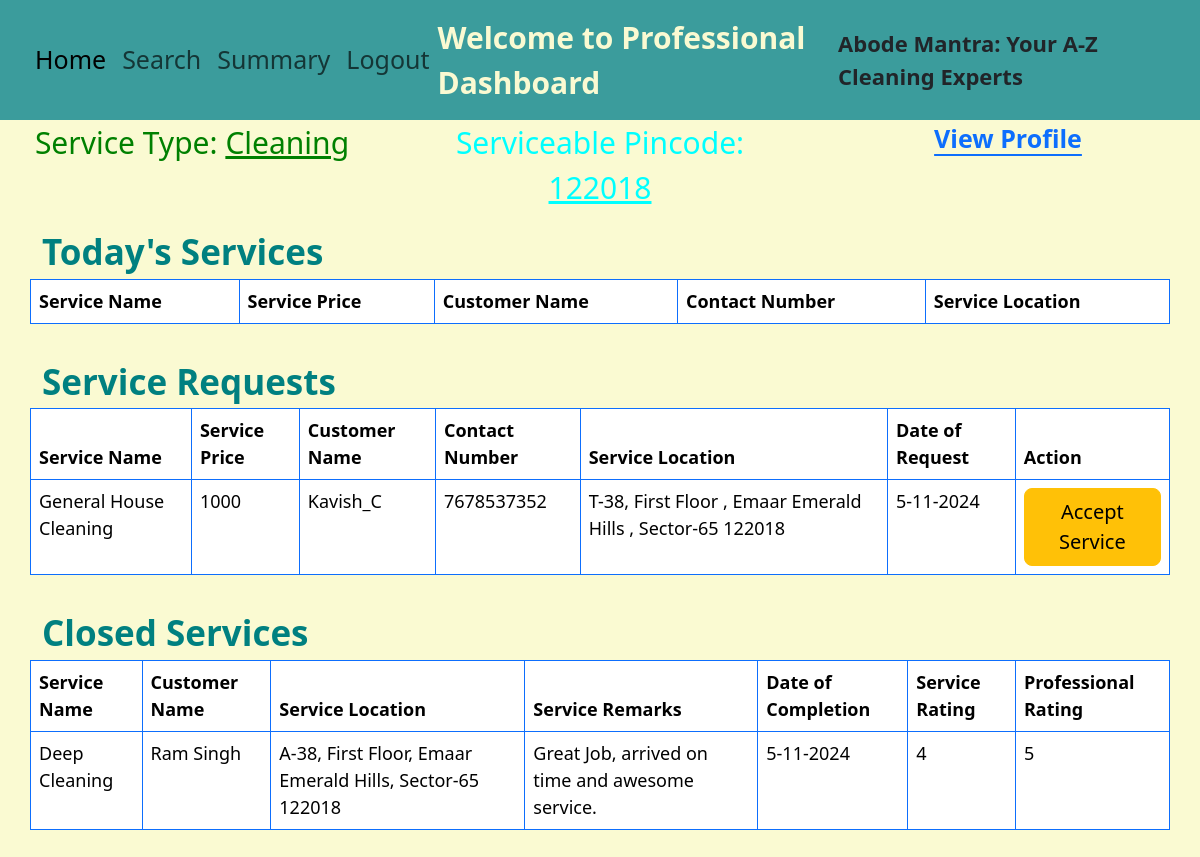
The app's page /pro/home/1 with its own data.
### application/models.py (models this page shows)
class Professional(db.Model):
    __tablename__="professional"
    pro_id=db.Column(db.Integer, primary_key=True, autoincrement=True)
    pro_name=db.Column(db.String(), nullable=False)
    pro_contact_no=db.Column(db.Integer)
    pro_email=db.Column(db.String(), nullable=False, unique=True)
    pro_password=db.Column(db.String(), nullable=False)
    pro_service_type=db.Column(db.String(), nullable=False)
    pro_exp=db.Column(db.Integer, nullable=False)
    pro_pincode=db.Column(db.Integer, nullable=False)
    pro_status=db.Column(db.String())
    serv_req_pro=db.Relationship('ServiceRequest',backref='srp')

class Service(db.Model):
    __tablename__="service"
    service_id=db.Column(db.Integer, primary_key=True, autoincrement=True)
    service_type=db.Column(db.String(), nullable=False)
    service_name=db.Column(db.String(), nullable=False, unique=True)
    service_price=db.Column(db.Integer, nullable=False)
    service_duration=db.Column(db.Integer, nullable=False)
    service_desc=db.Column(db.String())
    service_req=db.Relationship('ServiceRequest',backref='sr',cascade='delete')

class Customer(db.Model):
    __tablename__="customer"
    customer_id=db.Column(db.Integer, primary_key=True, autoincrement=True)
    customer_name=db.Column(db.String(), nullable=False)
    customer_contact_no=db.Column(db.Integer, nullable=False)
    customer_email=db.Column(db.String(), nullable=False, unique=True)
    customer_password=db.Column(db.String(),nullable=False)
    customer_address=db.Column(db.String(),nullable=False)
    customer_pincode=db.Column(db.Integer,nullable=False)
    customer_status=db.Column(db.String())
    customer_req=db.Relationship('ServiceRequest',backref='cr')

class ServiceRequest(db.Model):
    __tablename__="servicerequest"
    sr_id=db.Column(db.Integer, primary_key=True, autoincrement=True)
    service_id=db.Column(db.Integer, db.ForeignKey('service.service_id'))
    customer_id=db.Column(db.Integer, db.ForeignKey('customer.customer_id'))
    pro_id=db.Column(db.Integer, db.ForeignKey('professional.pro_id'))
    date_of_req=db.Column(db.String(), nullable=False)
    date_of_comp=db.Column(db.String())
    service_status=db.Column(db.String(), nullable=False)
    service_remarks=db.Column(db.String())
    service_rating=db.Column(db.Integer)
    pro_rating=db.Column(db.Integer)

### application/controllers.py (the view)
@app.route('/pro/home/<int:pro_id>',methods=["GET"])
def pro_home(pro_id):
    if request.method=='GET':
        p_data=Professional.query.filter(Professional.pro_id==pro_id).first()
        serv_type=p_data.pro_service_type
        pro_stat=p_data.pro_status
        s1=ServiceRequest.query.filter(ServiceRequest.service_status=="Requested").all()
        s2=ServiceRequest.query.filter(ServiceRequest.service_status=="Closed").all()
        s3=ServiceRequest.query.filter(ServiceRequest.service_status=="Accepted").all()
        serv_req_list=[]
        serv_close_list=[]
        serv_acc_list=[]
        for x in s1:
            if x.sr.service_type==serv_type and p_data.pro_pincode==x.cr.customer_pincode and pro_stat=='Active':
                if x.srp is None:
                    serv_req_list.append([x.sr_id,x.sr.service_name,x.sr.service_price,x.cr.customer_name,x.cr.customer_contact_no,x.cr.customer_address,x.cr.customer_pincode,x.date_of_req])
        for y in s2:
            if y.sr.service_type==serv_type and y.srp.pro_id==pro_id:
                serv_close_list.append([y.sr.service_name,y.cr.customer_name,y.cr.customer_address,y.cr.customer_pincode,y.service_remarks,y.date_of_comp,y.service_rating,y.pro_rating])
        for z in s3:
            if z.srp is None:
                serv_acc_list.append(None)
            else:
                if z.sr.service_type==serv_type and z.srp.pro_id==pro_id:
                    serv_acc_list.append([z.sr_id,z.sr.service_name,z.sr.service_price,z.cr.customer_name,z.cr.customer_contact_no,z.cr.customer_address,z.cr.customer_pincode])
        return render_template('home_professional.html',pid=pro_id,pro_data=p_data,serv_reqs=serv_req_list,serv_hist=serv_close_list,serv_acc=serv_acc_list)

### templates/home_professional.html (shortened to what this page needs)
<!DOCTYPE html>
<html lang="en">
<head>
  <link rel="stylesheet" href="/static/bootstrap/css/bootstrap.min.css">
</head>
<body style="background-color:lightgoldenrodyellow">
  <nav class="navbar navbar-expand-lg col-md-12" style="background-color:#3B9C9C; font-size: 25px; padding: 15px;">
    <div class="container-fluid">
      <ul class="navbar-nav">
        <li class="nav-item">
          <a class="nav-link active" href="{{url_for('pro_home',pro_id=pid)}}">Home</a>
        </li>
        {% if pro_data.pro_status=='Active' %}
          <li class="nav-item">
            <a class="nav-link" href="/pro/search/{{pid}}">Search</a>
        {% else %}
          <li class="nav-item">
            <a class="nav-link disabled" aria-disabled="true" href="/pro/search{{pid}}">Search</a>
        {% endif %}
        </li>
        {% if pro_data.pro_status=='Active' %}
        <li class="nav-item">
          <a class="nav-link" href="{{ url_for('pro_summary',pro_id=pid)}}">Summary</a>
        {% else %}
        <li class="nav-item">
          <a class="nav-link disabled" aria-disabled="true" href="{{ url_for('pro_summary',pro_id=pid)}}">Summary</a>
        {% endif %}
        </li>
        <li class="nav-item">
          <a class="nav-link" href="/">Logout</a>
        </li>
      </ul>
      <p class="mb-0" style="color:lightgoldenrodyellow; font-size:30px; font-weight:bold;">Welcome to Professional Dashboard</p>
      <p class="mb-0" style="font-size:22px; font-weight:bold;">Abode Mantra: Your A-Z Cleaning Experts</p>
    </div>
  </nav>
  <div class="row">
    <div class="col-4">
      <p class="mb-0 text-center" style="color:green; font-size:30px;">Service Type: <u>{{pro_data.pro_service_type}}</u></p>
    </div>
    <div class="col-4">
      <p class="mb-0 text-center" style="color:cyan; font-size:30px;">Serviceable Pincode: <u>{{pro_data.pro_pincode}}</u></p>
    </div>
    <div class="col-4">
      {% if pro_data.pro_status=='Active' %}
        <p class="text-center"><a href="/pro/profile/{{pro_data.pro_id}}"
            class="link-priamry link-offset-2 link-underline-opacity-100 link-underline-opacity-100-hover"
            style="font-size:25px; font-weight: bold;">View Profile</a></p>
      {% else %}
        <p class="text-center"><a href="{{url_for('pro_home',pro_id=pid)}}"
          class="link-danger link-offset-2 link-underline-opacity-100 link-underline-opacity-100-hover"
          style="font-size:25px; font-weight: bold;">View Profile</a></p>
      {% endif %}
    </div>
  </div>
  <div class="container">
    <div class="row my-3">
      <p class="mb-0" style="color:teal; font-size:35px; font-weight:bold;">Today's Services</p>
      <table class="table table-hover table-bordered border-primary">
        <thead>
          <th>Service Name</th>
          <th>Service Price</th>
          <th>Customer Name</th>
          <th>Contact Number</th>
          <th>Service Location</th>
        </thead>
      </table>
    </div>
    <div class="row my-3">
      {% if serv_reqs %}
        <p class="mb-0" style="color:teal; font-size:35px; font-weight:bold;">Service Requests</p>
        <table class="table table-hover table-bordered border-primary">
          <thead>
            <th>Service Name</th>
            <th>Service Price</th>
            <th>Customer Name</th>
            <th>Contact Number</th>
            <th>Service Location</th>
            <th>Date of Request</th>
            <th>Action</th>
          </thead>
          {% for y in serv_reqs %}
          <tr>
            <td>{{y[1]}}</td>
            <td>{{y[2]}}</td>
            <td>{{y[3]}}</td>
            <td>{{y[4]}}</td>
            <td>{{y[5]}}
              {{y[6]}}
            </td>
            <td>{{y[7]}}</td>
            <td>
              <div class="btn-group" role="group">
                <a href="/pro/{{pid}}/service/accept/{{y[0]}}"><button type="button" class="btn btn-lg btn-warning">Accept Service</button></a>
              </div>
            </td>
          </tr>
          {% endfor %}
        </table>
      {% else %}
        <p class="display-3 text-center">You have been Blocked by Admin</p>
        <p class="display-5 text-center">Contact Admin at kavish2k@gmail.com</p>
      {% endif %}
    </div>
    <div class="row my-3">
      <p class="mb-0" style="color:teal; font-size:35px; font-weight:bold;">Closed Services</p>
      <table class="table table-hover table-bordered border-primary">
        <thead>
          <th>Service Name</th>
          <th>Customer Name</th>
          <th>Service Location</th>
          <th>Service Remarks</th>
          <th>Date of Completion</th>
          <th>Service Rating</th>
          <th>Professional Rating</th>
        </thead>
        {% for x in serv_hist %}
          <tr>
            <td>{{x[0]}}</td>
            <td>{{x[1]}}</td>
            <td>{{x[2]}} {{x[3]}}</td>
            <td>{{x[4]}}</td>
            <td>{{x[5]}}</td>
            <td>{{x[6]}}</td>
            <td>{{x[7]}}</td>
          </tr>
        {% endfor %}
      </table>
    </div>
  </div>
</body>
</html>

### templates/home_professional.html (style rules this page uses)
table { font-size: 18px; }

### records on screen
Professional: pro_service_type "Cleaning", pro_pincode "122018"
Service: service_name "General House Cleaning", service_price "1000"
Customer: customer_name "Kavish_C", customer_contact_no "7678537352", customer_address "T-38, First Floor , Emaar Emerald Hills , Sector-65", customer_pincode "122018"
ServiceRequest: date_of_req "5-11-2024"
Service: service_name "Deep Cleaning"
Customer: customer_name "Ram Singh", customer_address "A-38, First Floor, Emaar Emerald Hills, Sector-65", customer_pincode "122018"
ServiceRequest: service_remarks "Great Job, arrived on time and awesome service.", date_of_comp "5-11-2024"

### other values on screen
{{ x[6] }} "4"
{{ x[7] }} "5"
